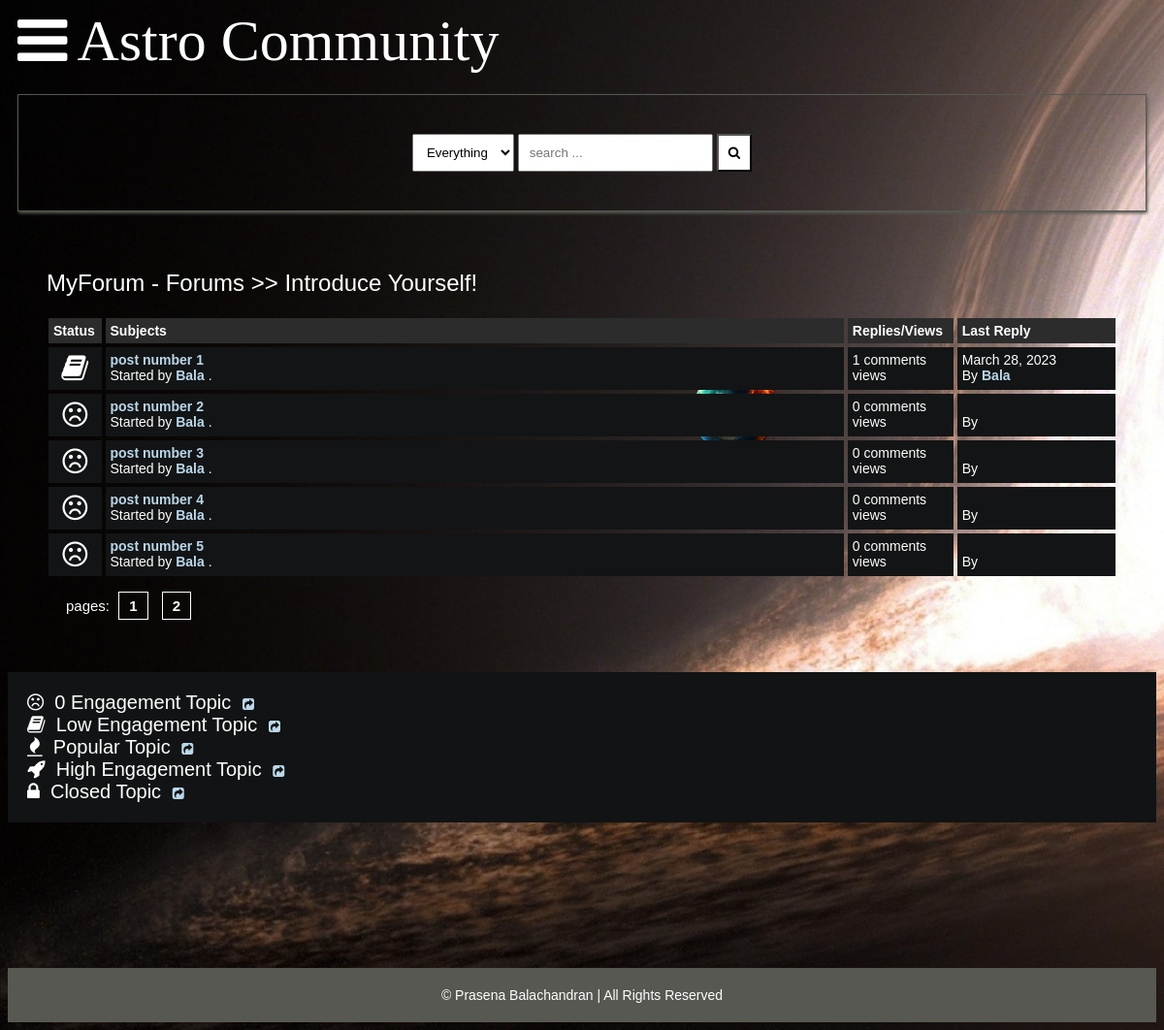
Page /posts/introduce-yourself/ on the committed database.
### main/models.py (models this page shows, shortened)
class Category(models.Model):
    title = models.CharField(max_length=50)
    slug = models.SlugField(max_length=400, unique=True, blank=True)
    description = models.TextField(default="description")
    class Meta:
        verbose_name_plural = "categories"
    def get_url(self):
        return reverse("posts", kwargs={"slug": self.slug})

class Post(models.Model):
    title = models.CharField(max_length=400)
    slug = models.SlugField(max_length=400, unique=True, blank=True)
    user = models.ForeignKey(Author, on_delete=models.CASCADE)
    content = HTMLField()
    categories = models.ManyToManyField(Category)
    date = models.DateTimeField(auto_now_add=True)
    approved = models.BooleanField(default=False)
    hit_count_generic = GenericRelation(
        HitCount,
        object_id_field="object_pk",
        related_query_name="hit_count_generic_relation",
    )
    tags = TaggableManager()
    comments = models.ManyToManyField(Comment, blank=True)
    closed = models.BooleanField(default=False)
    state = models.CharField(max_length=40, default="zero")
    closed = models.BooleanField(default=False)
    def get_url(self):
        return reverse("detail", kwargs={"slug": self.slug})
    @property
    def num_comments(self):
        return self.comments.count()
    @property
    def last_reply(self):
        return self.comments.latest("date")

class Author(models.Model):
    user = models.ForeignKey(User, on_delete=models.CASCADE)
    fullname = models.CharField(max_length=40, blank=True)
    slug = slug = models.SlugField(max_length=400, unique=True, blank=True)
    bio = HTMLField()
    points = models.IntegerField(default=0)
    profile_pic = ResizedImageField(
        size=[50, 80],
        quality=100,
        upload_to="authors",
        default=None,
        null=True,
        blank=True,
    )

class Comment(models.Model):
    user = models.ForeignKey(Author, on_delete=models.CASCADE)
    content = models.TextField()
    date = models.DateTimeField(auto_now_add=True)
    replies = models.ManyToManyField(Reply, blank=True)

### main/views.py (the view)
# urls.py: path("posts/<slug>/", posts, name="posts"),
def posts(request, slug):
    category = get_object_or_404(Category, slug=slug)
    posts = Post.objects.filter(approved=True, categories=category)
    paginator = Paginator(posts, 5)
    page = request.GET.get("page")
    try:
        posts = paginator.page(page)
    except PageNotAnInteger:
        posts = paginator.page(1)
    except EmptyPage:
        posts = paginator.page(paginator.num_pages)
    context = {
        "posts": posts,
        "forum": category,
        "title": "ASTRO: Posts"
    }
    return render(request, "posts.html", context)

### main/context_processors.py (called while the page is built, shortened)
def searchFunction(request):
    search_context = {}
    posts = Post.objects.all()
    return search_context

### templates/posts.html
{% extends 'base.html' %} {% load hitcount_tags %} {% block content %}
<div class="container">
	<div class="navigate">
		<span><a href="{% url 'home' %}">MyForum - Forums</a> >> <a href="{{forum.get_url}}">{{forum.title}}</a></span>
	</div>
	<div class="posts-table">
		<div class="table-head">
			<div class="status">Status</div>
			<div class="subjects">Subjects</div>
			<div class="replies">Replies/Views</div>
			<div class="last-reply">Last Reply</div>
		</div>
		{% for post in posts %}
		<div class="table-row">
			{% if post.closed == True %}
				<div class="status"><i class="fa fa-lock"></i></div>
			{% elif post.num_comments == 0 %}
				<div class="status"><i class="fa fa-frown-o"></i></div>
			{% elif post.num_comments >= 1 and post.num_comments < 2 %}
				<div class="status"><i class="fa fa-book"></i></div>
			{% elif post.num_comments >= 2 and post.num_comments < 4 %}
				<div class="status"><i class="fa fa-rocket"></i></div>
			{% elif post.num_comments >= 4 %}
				<div class="status"><i class="fa fa-fire"></i></div>
			{% endif %}
			<div class="subjects">
				<a href="{{post.get_url}}">{{post.title}}</a>
				<br >
				<span>
					Started by <b><a href="">{{post.user.fullname|title}}</a></b> .
				</span>
			</div>
			<div class="replies">
				{{post.num_comments}} comments <br >
				{% get_hit_count for post %} views
			</div>
			<div class="last-reply">
				{{post.last_reply.date|date}}
				<br />
				By <b><a href="">{{post.last_reply.user.fullname|title}}</a></b>
			</div>
		</div>
		{% endfor %}
	</div>
	<div class="pagination">pages: {% for num_page in posts.paginator.page_range %} <a href="?page={{num_page}}">{{num_page}}</a> {% endfor %}</div>
</div>
<div class="note">
	<span><i class="fa fa-frown-o"></i>&nbsp; 0 Engagement Topic</span>&nbsp;&nbsp;&nbsp;<a href=""><i class="fa fa-share-square"></i></a><br >
	<span><i class="fa fa-book"></i>&nbsp; Low Engagement Topic</span>&nbsp;&nbsp;&nbsp;<a href=""><i class="fa fa-share-square"></i></a><br >
	<span><i class="fa fa-fire"></i>&nbsp; Popular Topic</span>&nbsp;&nbsp;&nbsp;<a href=""><i class="fa fa-share-square"></i></a><br >
	<span><i class="fa fa-rocket"></i>&nbsp; High Engagement Topic</span>&nbsp;&nbsp;&nbsp;<a href=""><i class="fa fa-share-square"></i></a><br >
	<span><i class="fa fa-lock"></i>&nbsp; Closed Topic</span>&nbsp;&nbsp;&nbsp;<a href=""><i class="fa fa-share-square"></i></a><br >
</div>
{% endblock content %}

### static/assets/css/style.css (style rules this page uses)
:root { background-image: url("../images/blackhole.jpg"); background-color: #cccccc; }
* { box-sizing: border-box; }
html { font-size: 14px; font-family: 'Titillium Web', sans-serif; background-color:rgb(0,0,0); color:#FEFEFE; }
a { color:#BAD7E9; font-weight: bolder; text-decoration: none; }
.container { margin: 20px; padding: 20px; }
.table-head { display: flex; }
.table-head div { padding: 5px; margin: 2px; background-color: #2C2C2C; font-weight: bold; }
.table-head .status { flex: 5%; }
.table-head .subjects { flex: 70%; }
.table-head .replies { flex: 10%; }
.table-head .last-reply { flex: 15%; }
.table-row { display: flex; }
.table-row .status, .table-row .subjects, .table-row .replies, .table-row .last-reply { padding: 5px; margin: 2px; background-color: #131415; }
.table-row .status { flex: 5%; font-size: 30px; text-align: center; }
.table-row .subjects { flex: 70%; }
.table-row .replies { flex: 10%; }
.table-row .last-reply { flex: 15%; }
.navigate { margin-block: 20px; font-weight: lighter; font-size: 24px; }
.navigate a { color: #fff; }
.pagination { padding: 20px; font-size: 15px; }
.pagination a { color: #fff; margin-inline: 5px; padding: 5px 10px; border: solid 0.5px #fff; }
.note { background-color:#111314; padding: 20px; display: block; }
.note span { font-size: 20px; margin-block: 5px; }

### rows in the picture
Category: title "Introduce Yourself!"
Post: closed False (drawn), title "post number 1", user.fullname "Bala", num_comments "1", last_reply "March 28, 2023", last_reply.user.fullname "Bala"
Post: closed False (drawn), title "post number 2", user.fullname "Bala", num_comments "0"
Post: closed False (drawn), title "post number 3", user.fullname "Bala", num_comments "0"
Post: closed False (drawn), title "post number 4", user.fullname "Bala", num_comments "0"
Post: closed False (drawn), title "post number 5", user.fullname "Bala", num_comments "0"

### other values in the picture
{{ num_page }} "1" "2"
